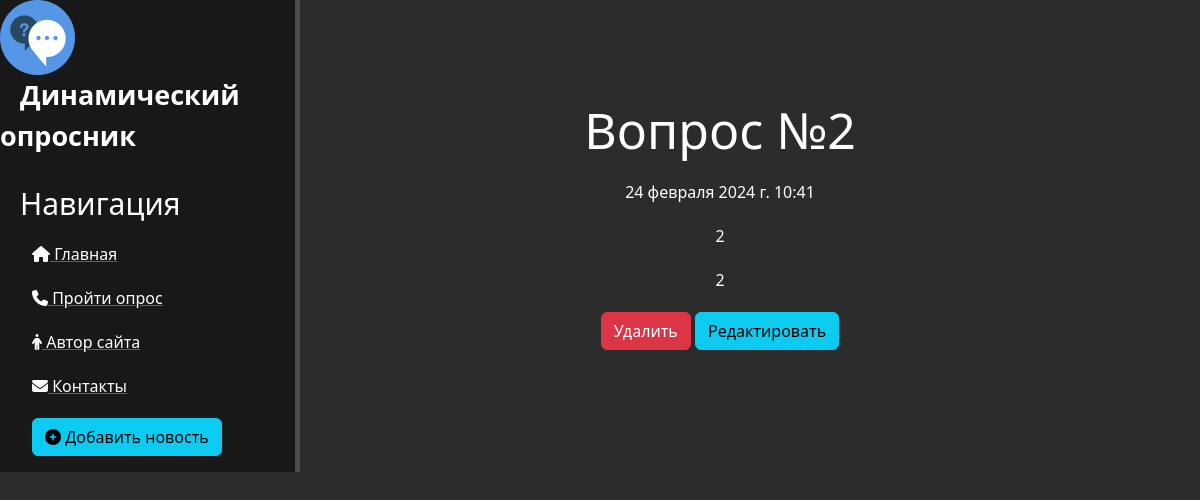
The page /news/2 on the database its author committed.
### news/models.py (models this page shows, shortened)
class Articles(models.Model):
    title = models.CharField('Название', max_length=50)
    anons = models.CharField('Анонс', max_length=250)
    full_text = models.TextField('Статья')
    date = models.DateTimeField('Дата публикации')
    class Meta:
        verbose_name = "Новость"
        verbose_name_plural = "Новости"

### news/views.py (the view)
# urls.py: path('<int:pk>', views.NewsDetailView.as_view(), name='news-detail'),
class NewsDetailView(DetailView):
    model = Articles
    template_name = 'news/details_view.html'
    context_object_name = 'article'

### news/templates/news/details_view.html (shortened to what this page needs)
{% extends 'main/layout.html' %}
{% block content %}
    <div class="features">
        <h1>{{ article.title }}</h1>
        <p>{{ article.date }}</p>
        <p>{{ article.full_text }}</p>
        <p>{{ article.id }}</p>
        <a href="{% url 'news-delete' article.id %}" class="btn btn-danger">Удалить</a>
        <a href="{% url 'news-update' article.id %}" class="btn btn-info">Редактировать</a>
    </div>
{% endblock %}

### main/static/main/css/main.css (style rules this page uses)
body { background: #2c2c2c; }
main h1 { position: center; font-size: 50px; }
main p { max-width: 400px; margin: 20px auto; }

### rows shown on the page
Articles: title "Вопрос №2", date "24 февраля 2024 г. 10:41", full_text "2", id "2"
